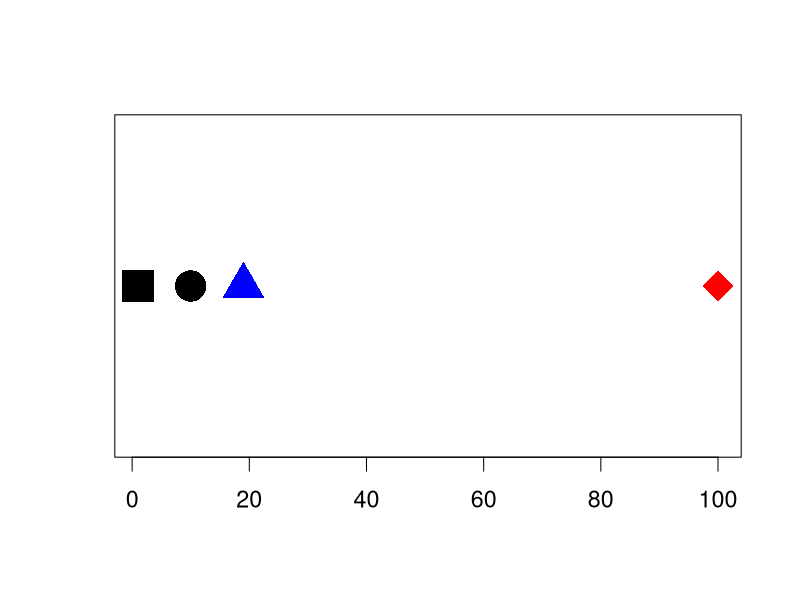
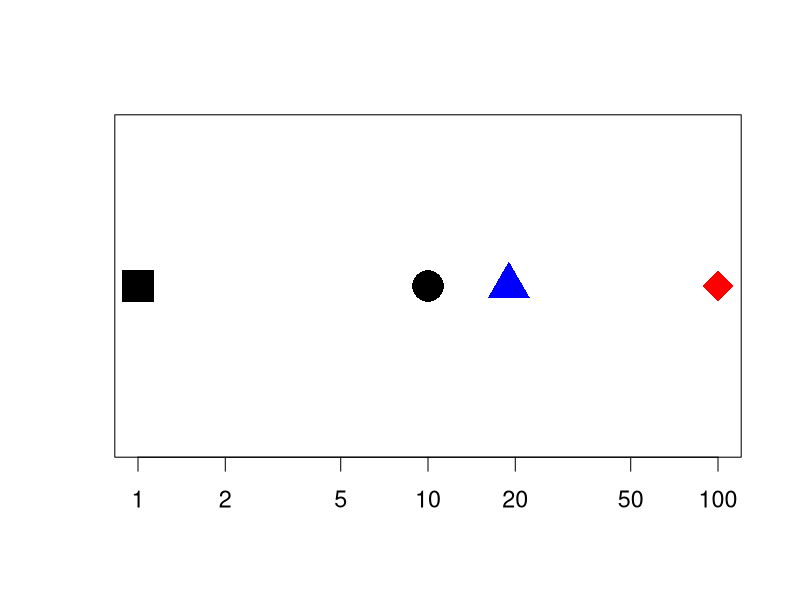

Write R code to recreate these figures, in order.
x <- c(1, 10, 19, 100)

par(cex=1.4)
cplot <- function(x, log=""){
	plot(x, 0*x
		, yaxt="n", xlab="", ylab=""
		, cex=3.0, pch=15:18
		, col=c("black", "black", "blue", "red")
		, log=log
	)
}

cplot(x)
cplot(x, log="x")
